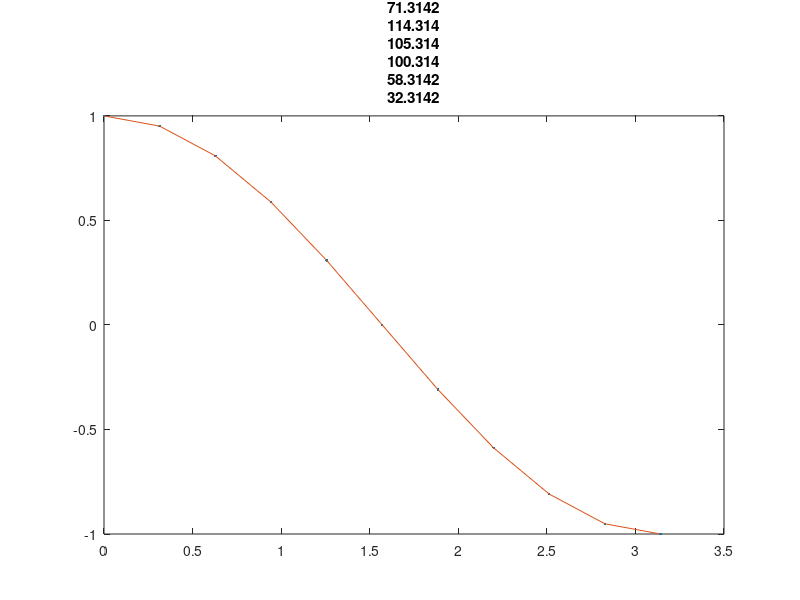

The MATLAB source for this figure: (Note: this script raises an error after producing the figure.)
clear all;
a = 0.0;
b = pi;
t0 = a;
y0 = 1.0;

f = @(t,y) -100*y + 100*cos(t) - sin(t);
yd = @(t) cos(t);   % exact solution

method = 'trapezoidal';
% possible methods: 'explicit', 'implicit', 'trapezoidal', 'midpoint'

er = [];

for n= [10 ,20 , 40, 80, 160, 320, 640, 1280] %h = [0.4, 0.2, 0.1, 0.05, 0.025, 0.0125]
    h =  abs(a - b) / n; %calculate grid size  
    %n = abs(a - b) / h;    % calculate number of steps based on step size and total time
    t = linspace(a, b, n + 1);

    ydd = zeros(1, round(n));   % exact values at times k * h
    for k = 1:n+1
        ydd(k) = yd(t(k));
    end
 
    switch method
        case 'explicit'
            ya = [];
            ya(1) = y0;
            for k = 1:n
                yar = ya(k) + h*f(t(k), ya(k));
                ya = [ya, yar];
            end

        case 'implicit'
            ya = [];
            ya(1) = y0;
            for k = 1:n
                yar = (ya(k) + h * 100 * cos(t(k+1)) - h * sin(t(k+1))) / (1 + 100*h);
                ya = [ya, yar];
            end

        case 'trapezoidal'
            ya = [];
            ya(1) = y0;
            for k = 1:n
                yar = (ya(k)+h/2*(-100*ya(k)+100*cos(t(k))-sin(t(k))+100*cos(t(k+1))-sin(t(k+1))))/(1+h/2*100);
                ya = [ya, yar];
            end

        case 'midpoint'
            ya = [];
            ya(1) = y0;
            ya(2) = y0 + h * f(t0, y0);
            for k = 2:n
                yar = ya(k-1) + 2 * h * ya(k);
                ya = [ya, yar];
            end
    end

    figure(n);
    plot(t, ya, '.', t, ydd, '-');
    title("Grid: " + h);

    e = max(abs(ya-ydd), [], "all");
    er = [er, e];

    wykl = er(1:length(er)-1)./er(2:length(er));
    alpha = log2(wykl);

    for i = 1:length(alpha)
        fprintf(1, "%f \n", (alpha(i)));
    end
end
